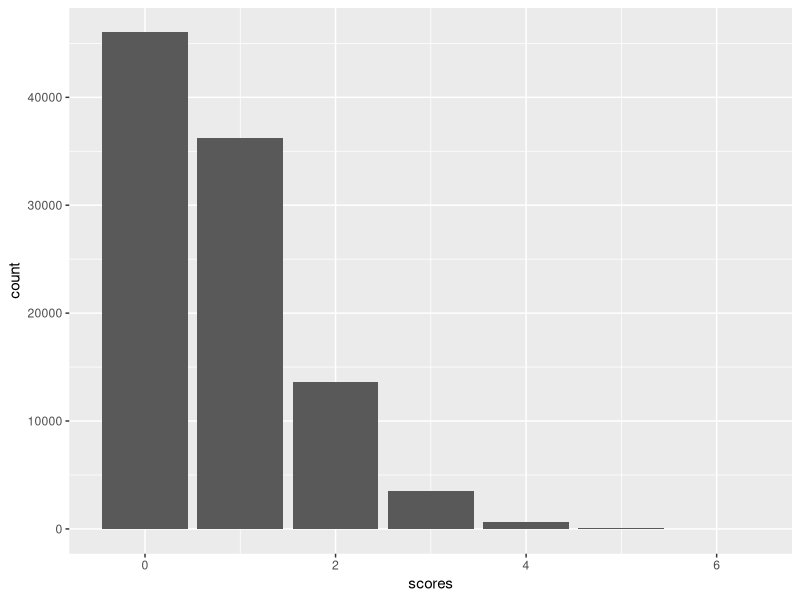

Write the R code that produced this figure.
## ---- chunk 1
library(ggplot2)
answers <- letters[1:10]
options <- letters[1:13]
## ---- chunk 2
giveAnswers <- function(options) sample(options, size = 10, replace = FALSE)
markAnswers <- function(correct, given) sum(given == correct)
## ---- chunk 3
scores <- numeric(1e5L)
for(i in seq_along(scores)) {
  scores[i] <- markAnswers(answers, giveAnswers(options))
}
## ---- chunk 4
mean(scores)
median(scores)
## ---- chunk 5
ggplot(data.frame(score = scores), aes(x = scores)) +
  geom_bar(stat = "count")
